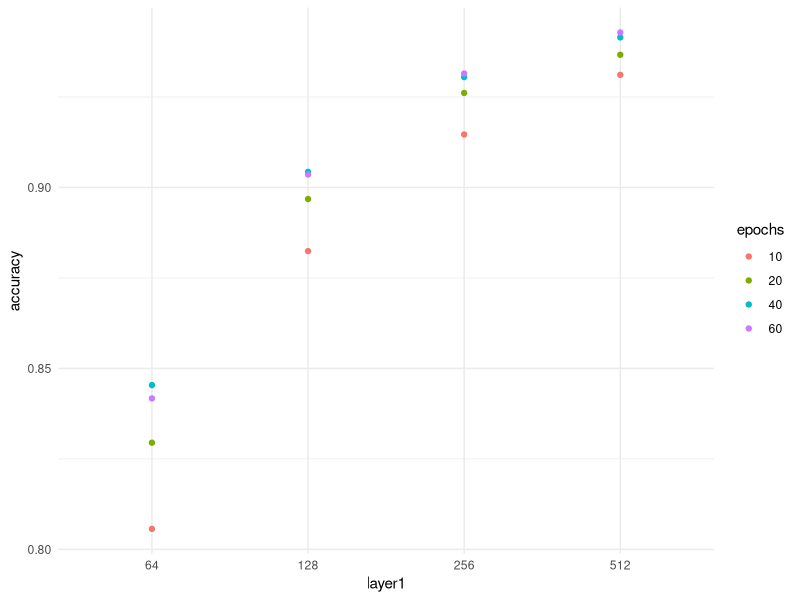
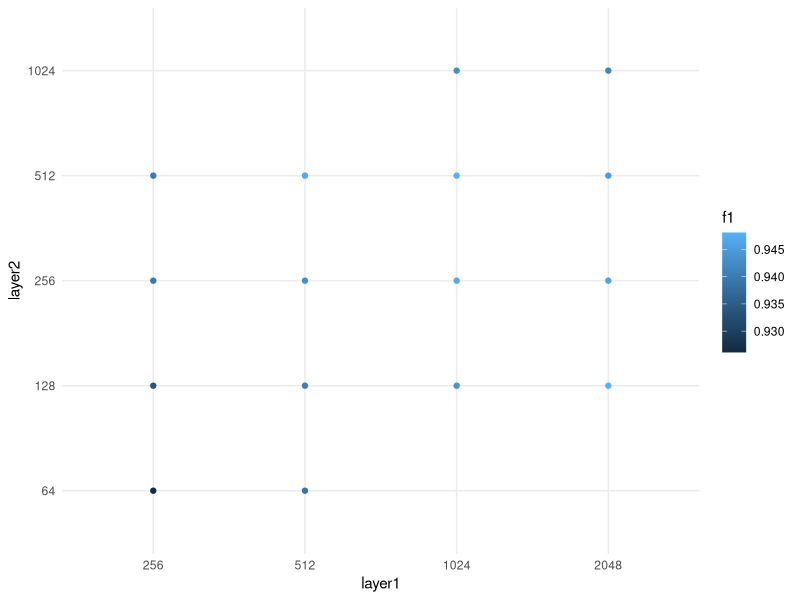

Recreate these plots in R, in order.
setwd("~/Dropbox/uni/nc/project/code/results/")
library(tidyverse)

layer1 <- read.csv("nn_1_layer.csv", header = T)
head(layer1)
layer1$reg1 <- as.factor(layer1$reg1)
layer1$layer1 <- as.factor(layer1$layer1)
layer1$epochs <- as.factor(layer1$epochs)

layer1 %>%
  filter(reg1 == 0,
         dropout1 == 0.2) %>%
ggplot(aes(layer1, accuracy)) +
  geom_point(aes(color = epochs)) +
  theme_minimal()

layer2 <- read.csv("nn_2_layer_aws.csv", header = T)
layer2$layer1 <- as.ordered(layer2$layer1)
layer2$layer2 <- as.ordered(layer2$layer2)

layer2 %>%
  filter(layer1 >= 256) %>%
ggplot(aes(layer1, layer2)) +
  geom_point(aes(color = f1)) +
  theme_minimal()










